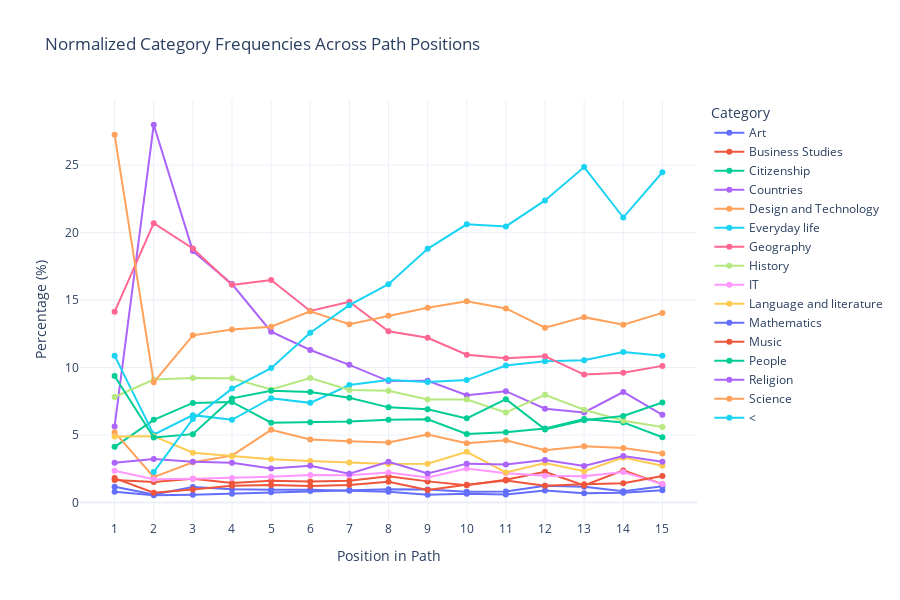

Source (notebook cell):
### Code cell
# Calculate position frequencies (normalized or not)
df_position_data = get_position_frequencies(common_paths_f_nl, max_position=15, normalize=True)

# Plot interactive histogram (line or bar plot, with options for normalization and stacking)
plot_position_interactive(df_position_data, plot_type="line", normalized=True)

### Figure 1 — Plotly figure (JSON) as saved in the notebook; plotly's stock layout.template omitted (floating-point values rounded to 4 significant figures)
{"data": [{"hovertemplate": "Category=Art<br>Position in Path=%{x}<br>Percentage (%)=%{y}<extra></extra>", "legendgroup": "Art", "line": {"color": "#636efa", "dash": "solid"}, "marker": {"symbol": "circle"}, "mode": "lines+markers", "name": "Art", "orientation": "v", "showlegend": true, "type": "scatter", "x": [1, 2, 3, 4, 5, 6, 7, 8, 9, 10, 11, 12, 13, 14, 15], "xaxis": "x", "y": [0.7961, 0.5334, 0.5671, 0.6455, 0.755, 0.8458, 0.9216, 0.9733, 0.9543, 0.799, 0.8139, 1.244, 1.161, 0.8304, 1.208], "yaxis": "y"}, {"hovertemplate": "Category=Business Studies<br>Position in Path=%{x}<br>Percentage (%)=%{y}<extra></extra>", "legendgroup": "Business Studies", "line": {"color": "#EF553B", "dash": "solid"}, "marker": {"symbol": "circle"}, "mode": "lines+markers", "name": "Business Studies", "orientation": "v", "showlegend": true, "type": "scatter", "x": [1, 2, 3, 4, 5, 6, 7, 8, 9, 10, 11, 12, 13, 14, 15], "xaxis": "x", "y": [1.661, 1.521, 1.754, 1.441, 1.612, 1.548, 1.603, 1.947, 1.562, 1.278, 1.682, 2.268, 1.257, 2.372, 1.36], "yaxis": "y"}, {"hovertemplate": "Category=Citizenship<br>Position in Path=%{x}<br>Percentage (%)=%{y}<extra></extra>", "legendgroup": "Citizenship", "line": {"color": "#00cc96", "dash": "solid"}, "marker": {"symbol": "circle"}, "mode": "lines+markers", "name": "Citizenship", "orientation": "v", "showlegend": true, "type": "scatter", "x": [1, 2, 3, 4, 5, 6, 7, 8, 9, 10, 11, 12, 13, 14, 15], "xaxis": "x", "y": [4.119, 6.122, 7.379, 7.453, 5.909, 5.952, 5.997, 6.132, 6.16, 5.074, 5.209, 5.486, 6.19, 5.931, 4.834], "yaxis": "y"}, {"hovertemplate": "Category=Countries<br>Position in Path=%{x}<br>Percentage (%)=%{y}<extra></extra>", "legendgroup": "Countries", "line": {"color": "#ab63fa", "dash": "solid"}, "marker": {"symbol": "circle"}, "mode": "lines+markers", "name": "Countries", "orientation": "v", "showlegend": true, "type": "scatter", "x": [1, 2, 3, 4, 5, 6, 7, 8, 9, 10, 11, 12, 13, 14, 15], "xaxis": "x", "y": [5.633, 27.99, 18.63, 16.18, 12.65, 11.3, 10.2, 8.994, 9.023, 7.95, 8.247, 6.95, 6.673, 8.185, 6.495], "yaxis": "y"}, {"hovertemplate": "Category=Design and Technology<br>Position in Path=%{x}<br>Percentage (%)=%{y}<extra></extra>", "legendgroup": "Design and Technology", "line": {"color": "#FFA15A", "dash": "solid"}, "marker": {"symbol": "circle"}, "mode": "lines+markers", "name": "Design and Technology", "orientation": "v", "showlegend": true, "type": "scatter", "x": [1, 2, 3, 4, 5, 6, 7, 8, 9, 10, 11, 12, 13, 14, 15], "xaxis": "x", "y": [5.21, 1.88, 2.972, 3.468, 5.382, 4.668, 4.532, 4.438, 5.032, 4.395, 4.612, 3.877, 4.159, 4.033, 3.625], "yaxis": "y"}, {"hovertemplate": "Category=Everyday life<br>Position in Path=%{x}<br>Percentage (%)=%{y}<extra></extra>", "legendgroup": "Everyday life", "line": {"color": "#19d3f3", "dash": "solid"}, "marker": {"symbol": "circle"}, "mode": "lines+markers", "name": "Everyday life", "orientation": "v", "showlegend": true, "type": "scatter", "x": [1, 2, 3, 4, 5, 6, 7, 8, 9, 10, 11, 12, 13, 14, 15], "xaxis": "x", "y": [10.88, 5.029, 6.47, 6.128, 7.729, 7.381, 8.698, 9.071, 8.936, 9.069, 10.15, 10.46, 10.54, 11.15, 10.88], "yaxis": "y"}, {"hovertemplate": "Category=Geography<br>Position in Path=%{x}<br>Percentage (%)=%{y}<extra></extra>", "legendgroup": "Geography", "line": {"color": "#FF6692", "dash": "solid"}, "marker": {"symbol": "circle"}, "mode": "lines+markers", "name": "Geography", "orientation": "v", "showlegend": true, "type": "scatter", "x": [1, 2, 3, 4, 5, 6, 7, 8, 9, 10, 11, 12, 13, 14, 15], "xaxis": "x", "y": [14.13, 20.7, 18.82, 16.13, 16.48, 14.19, 14.87, 12.69, 12.2, 10.95, 10.69, 10.83, 9.478, 9.609, 10.12], "yaxis": "y"}, {"hovertemplate": "Category=History<br>Position in Path=%{x}<br>Percentage (%)=%{y}<extra></extra>", "legendgroup": "History", "line": {"color": "#B6E880", "dash": "solid"}, "marker": {"symbol": "circle"}, "mode": "lines+markers", "name": "History", "orientation": "v", "showlegend": true, "type": "scatter", "x": [1, 2, 3, 4, 5, 6, 7, 8, 9, 10, 11, 12, 13, 14, 15], "xaxis": "x", "y": [7.815, 9.11, 9.219, 9.209, 8.378, 9.216, 8.332, 8.273, 7.634, 7.631, 6.674, 7.974, 6.867, 6.05, 5.589], "yaxis": "y"}, {"hovertemplate": "Category=IT<br>Position in Path=%{x}<br>Percentage (%)=%{y}<extra></extra>", "legendgroup": "IT", "line": {"color": "#FF97FF", "dash": "solid"}, "marker": {"symbol": "circle"}, "mode": "lines+markers", "name": "IT", "orientation": "v", "showlegend": true, "type": "scatter", "x": [1, 2, 3, 4, 5, 6, 7, 8, 9, 10, 11, 12, 13, 14, 15], "xaxis": "x", "y": [2.344, 1.714, 1.751, 1.809, 1.912, 2.027, 2.02, 2.219, 1.851, 2.517, 2.17, 1.975, 1.934, 2.254, 1.36], "yaxis": "y"}, {"hovertemplate": "Category=Language and literature<br>Position in Path=%{x}<br>Percentage (%)=%{y}<extra></extra>", "legendgroup": "Language and literature", "line": {"color": "#FECB52", "dash": "solid"}, "marker": {"symbol": "circle"}, "mode": "lines+markers", "name": "Language and literature", "orientation": "v", "showlegend": true, "type": "scatter", "x": [1, 2, 3, 4, 5, 6, 7, 8, 9, 10, 11, 12, 13, 14, 15], "xaxis": "x", "y": [4.896, 4.912, 3.685, 3.424, 3.199, 3.08, 2.954, 2.842, 2.863, 3.755, 2.225, 2.926, 2.321, 3.321, 2.719], "yaxis": "y"}, {"hovertemplate": "Category=Mathematics<br>Position in Path=%{x}<br>Percentage (%)=%{y}<extra></extra>", "legendgroup": "Mathematics", "line": {"color": "#636efa", "dash": "solid"}, "marker": {"symbol": "circle"}, "mode": "lines+markers", "name": "Mathematics", "orientation": "v", "showlegend": true, "type": "scatter", "x": [1, 2, 3, 4, 5, 6, 7, 8, 9, 10, 11, 12, 13, 14, 15], "xaxis": "x", "y": [1.161, 0.5841, 1.148, 0.9729, 0.9341, 0.9415, 0.8585, 0.7981, 0.5784, 0.6392, 0.5969, 0.8778, 0.677, 0.7117, 0.9063], "yaxis": "y"}, {"hovertemplate": "Category=Music<br>Position in Path=%{x}<br>Percentage (%)=%{y}<extra></extra>", "legendgroup": "Music", "line": {"color": "#EF553B", "dash": "solid"}, "marker": {"symbol": "circle"}, "mode": "lines+markers", "name": "Music", "orientation": "v", "showlegend": true, "type": "scatter", "x": [1, 2, 3, 4, 5, 6, 7, 8, 9, 10, 11, 12, 13, 14, 15], "xaxis": "x", "y": [1.807, 0.7159, 0.9565, 1.235, 1.287, 1.221, 1.288, 1.538, 0.9254, 1.318, 1.628, 1.244, 1.354, 1.423, 1.964], "yaxis": "y"}, {"hovertemplate": "Category=People<br>Position in Path=%{x}<br>Percentage (%)=%{y}<extra></extra>", "legendgroup": "People", "line": {"color": "#00cc96", "dash": "solid"}, "marker": {"symbol": "circle"}, "mode": "lines+markers", "name": "People", "orientation": "v", "showlegend": true, "type": "scatter", "x": [1, 2, 3, 4, 5, 6, 7, 8, 9, 10, 11, 12, 13, 14, 15], "xaxis": "x", "y": [9.368, 4.808, 5.063, 7.712, 8.276, 8.178, 7.764, 7.047, 6.912, 6.233, 7.651, 5.413, 6.093, 6.406, 7.402], "yaxis": "y"}, {"hovertemplate": "Category=Religion<br>Position in Path=%{x}<br>Percentage (%)=%{y}<extra></extra>", "legendgroup": "Religion", "line": {"color": "#ab63fa", "dash": "solid"}, "marker": {"symbol": "circle"}, "mode": "lines+markers", "name": "Religion", "orientation": "v", "showlegend": true, "type": "scatter", "x": [1, 2, 3, 4, 5, 6, 7, 8, 9, 10, 11, 12, 13, 14, 15], "xaxis": "x", "y": [2.939, 3.227, 3.011, 2.947, 2.522, 2.713, 2.134, 3.017, 2.14, 2.877, 2.821, 3.146, 2.708, 3.44, 3.021], "yaxis": "y"}, {"hovertemplate": "Category=Science<br>Position in Path=%{x}<br>Percentage (%)=%{y}<extra></extra>", "legendgroup": "Science", "line": {"color": "#FFA15A", "dash": "solid"}, "marker": {"symbol": "circle"}, "mode": "lines+markers", "name": "Science", "orientation": "v", "showlegend": true, "type": "scatter", "x": [1, 2, 3, 4, 5, 6, 7, 8, 9, 10, 11, 12, 13, 14, 15], "xaxis": "x", "y": [27.24, 8.907, 12.38, 12.81, 13.02, 14.16, 13.21, 13.84, 14.43, 14.9, 14.38, 12.95, 13.73, 13.17, 14.05], "yaxis": "y"}, {"hovertemplate": "Category=<<br>Position in Path=%{x}<br>Percentage (%)=%{y}<extra></extra>", "legendgroup": "<", "line": {"color": "#19d3f3", "dash": "solid"}, "marker": {"symbol": "circle"}, "mode": "lines+markers", "name": "<", "orientation": "v", "showlegend": true, "type": "scatter", "x": [2, 3, 4, 5, 6, 7, 8, 9, 10, 11, 12, 13, 14, 15], "xaxis": "x", "y": [2.249, 6.188, 8.438, 9.955, 12.58, 14.62, 16.18, 18.8, 20.62, 20.46, 22.38, 24.85, 21.12, 24.47], "yaxis": "y"}], "layout": {"height": 600, "legend": {"title": {"text": "Category"}, "tracegroupgap": 0}, "title": {"text": "Normalized Category Frequencies Across Path Positions"}, "width": 900, "xaxis": {"anchor": "y", "domain": [0, 1], "dtick": 1, "tick0": 1, "tickmode": "linear", "title": {"text": "Position in Path"}}, "yaxis": {"anchor": "x", "domain": [0, 1], "title": {"text": "Percentage (%)"}}}}
